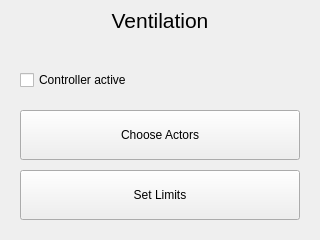
<?xml version="1.0" encoding="UTF-8"?>
<ui version="4.0">
 <class>ControllerSettings</class>
 <widget class="QWidget" name="ControllerSettings">
  <property name="geometry">
   <rect>
    <x>0</x>
    <y>0</y>
    <width>320</width>
    <height>240</height>
   </rect>
  </property>
  <widget class="QWidget" name="settingsHead" native="true">
   <property name="geometry">
    <rect>
     <x>0</x>
     <y>0</y>
     <width>320</width>
     <height>40</height>
    </rect>
   </property>
   <widget class="QLabel" name="settingLabel">
    <property name="geometry">
     <rect>
      <x>0</x>
      <y>0</y>
      <width>320</width>
      <height>40</height>
     </rect>
    </property>
    <property name="sizePolicy">
     <sizepolicy hsizetype="Expanding" vsizetype="Expanding">
      <horstretch>0</horstretch>
      <verstretch>0</verstretch>
     </sizepolicy>
    </property>
    <property name="font">
     <font>
      <pointsize>16</pointsize>
     </font>
    </property>
    <property name="text">
     <string>Ventilation</string>
    </property>
    <property name="alignment">
     <set>Qt::AlignCenter</set>
    </property>
   </widget>
   <widget class="QPushButton" name="back">
    <property name="geometry">
     <rect>
      <x>0</x>
      <y>0</y>
      <width>51</width>
      <height>40</height>
     </rect>
    </property>
    <property name="sizePolicy">
     <sizepolicy hsizetype="Preferred" vsizetype="Expanding">
      <horstretch>0</horstretch>
      <verstretch>0</verstretch>
     </sizepolicy>
    </property>
    <property name="font">
     <font>
      <pointsize>14</pointsize>
     </font>
    </property>
    <property name="text">
     <string/>
    </property>
    <property name="icon">
     <iconset resource="icons.qrc">
      <normaloff>:/settings/icons/arrow_left_white.svg</normaloff>:/settings/icons/arrow_left_white.svg</iconset>
    </property>
    <property name="iconSize">
     <size>
      <width>18</width>
      <height>18</height>
     </size>
    </property>
    <property name="flat">
     <bool>true</bool>
    </property>
   </widget>
  </widget>
  <widget class="QWidget" name="widget" native="true">
   <property name="geometry">
    <rect>
     <x>20</x>
     <y>60</y>
     <width>280</width>
     <height>160</height>
    </rect>
   </property>
   <widget class="QCheckBox" name="activateController">
    <property name="geometry">
     <rect>
      <x>0</x>
      <y>0</y>
      <width>280</width>
      <height>40</height>
     </rect>
    </property>
    <property name="text">
     <string>Controller active</string>
    </property>
   </widget>
   <widget class="QPushButton" name="chooseActors">
    <property name="geometry">
     <rect>
      <x>0</x>
      <y>50</y>
      <width>280</width>
      <height>50</height>
     </rect>
    </property>
    <property name="sizePolicy">
     <sizepolicy hsizetype="Fixed" vsizetype="Fixed">
      <horstretch>0</horstretch>
      <verstretch>0</verstretch>
     </sizepolicy>
    </property>
    <property name="text">
     <string>Choose Actors</string>
    </property>
   </widget>
   <widget class="QPushButton" name="setLimits">
    <property name="geometry">
     <rect>
      <x>0</x>
      <y>110</y>
      <width>280</width>
      <height>50</height>
     </rect>
    </property>
    <property name="sizePolicy">
     <sizepolicy hsizetype="Fixed" vsizetype="Fixed">
      <horstretch>0</horstretch>
      <verstretch>0</verstretch>
     </sizepolicy>
    </property>
    <property name="text">
     <string>Set Limits</string>
    </property>
   </widget>
  </widget>
 </widget>
 <resources>
  <include location="icons.qrc"/>
 </resources>
 <connections/>
</ui>
